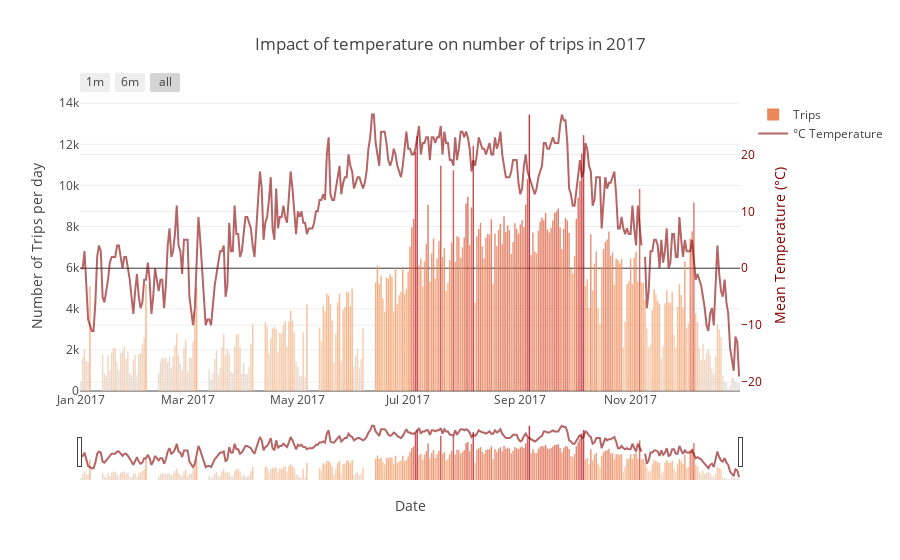

Notebook code cell kept with this figure:
### Code cell
trace1 = go.Bar(x = dfdates.date, y =dfdates.trips, name='Trips',marker=dict(color=dfdates.trips,opacity = 0.8))

trace2 = go.Scatter(x = weather2017['Date/Time'], y =weather2017['Mean Temp (C)'],line = dict(color = 'rgb(132, 0, 0)'),
    opacity = 0.6, name='°C Temperature',yaxis='y2')

data = [trace1,trace2]

layout = go.Layout(    xaxis=dict( title = 'Date',
        rangeselector=dict(
            buttons=list([
                dict(count=1,
                     label='1m',
                     step='month',
                     stepmode='backward'),
                dict(count=6,
                     label='6m',
                     step='month',
                     stepmode='backward'),
                dict(step='all')
            ])
        ),
        rangeslider=dict(
            visible = True
        ),
        type='date'
    ),      
    title='Impact of temperature on number of trips in 2017',
    yaxis=dict(
        title='Number of Trips per day'
    ),
    yaxis2=dict(
        title='Mean Temperature (°C)',
        titlefont=dict(
            color='rgb(132, 0, 0)'
        ),
        tickfont=dict(
            color='rgb(132, 0, 0)'
        ),
        overlaying='y',
        side='right'
    )
)
fig = go.Figure(data=data, layout=layout)
iplot(fig)

### Figure 1 — Plotly figure (JSON) as saved in the notebook; plotly's stock layout.template omitted (floating-point values rounded to 4 significant figures; data arrays with more than 128 entries replaced by an {"elided": "..."} marker saying what was removed)
{"data": [{"marker": {"color": {"elided": "329 int values"}, "opacity": 0.8}, "name": "Trips", "type": "bar", "uid": "ada298b6-9101-46d0-bf5a-a1c104e04393", "x": {"elided": "329 str values"}, "y": {"elided": "329 int values"}}, {"line": {"color": "rgb(132, 0, 0)"}, "name": "°C Temperature", "opacity": 0.6, "type": "scatter", "uid": "ac6711d5-d9c5-4bc5-b8a8-87aa314af6c8", "x": {"elided": "365 str values"}, "y": {"elided": "365 int values"}, "yaxis": "y2"}], "layout": {"title": {"text": "Impact of temperature on number of trips in 2017"}, "xaxis": {"rangeselector": {"buttons": [{"count": 1, "label": "1m", "step": "month", "stepmode": "backward"}, {"count": 6, "label": "6m", "step": "month", "stepmode": "backward"}, {"step": "all"}]}, "rangeslider": {"visible": true}, "title": {"text": "Date"}, "type": "date"}, "yaxis": {"title": {"text": "Number of Trips per day"}}, "yaxis2": {"overlaying": "y", "side": "right", "tickfont": {"color": "rgb(132, 0, 0)"}, "title": {"font": {"color": "rgb(132, 0, 0)"}, "text": "Mean Temperature (°C)"}}}}
